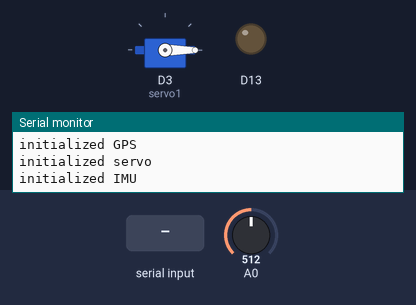
Bench run of a sketch on a simulated Arduino Due. Parts: servo, output pins drawn as LEDs (lit = HIGH), the last lines printed to the serial monitor. The inputs (shaded band) are chosen by the test bench; at power-on: A0 = 512.

Above: at 1.2 s.
1.3 s: "s90\n" received over Serial
At 2.5 s:
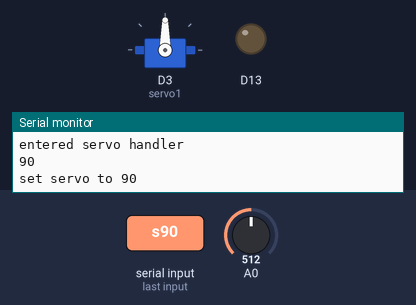
2.8 s: "s" received over Serial
At 3.7 s:
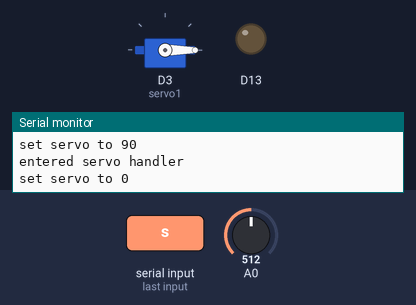
Timing chart, 0 to 5.8 s (numbered marks = the images above; inputs shaded):
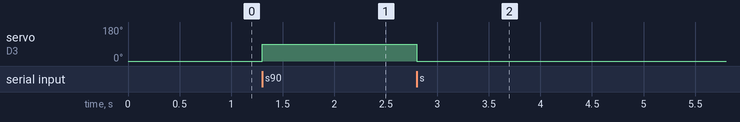

Measured:
- after the input at 1.3 s, servo on D3 (servo1): 0° → 90° at once
- after the input at 2.8 s, servo on D3 (servo1): 90° → 0° at once

The sketch:

NewSerialTest.ino
```cpp
#include <Wire.h>
//#include <MPU9250.h>
#include <Adafruit_GPS.h>
#include <Servo.h>
#include <Arduino.h>
#include <DueTimer.h>

Adafruit_GPS GPS(&Serial1);
//MPU9250 accelgyro;

Servo servo1;
int16_t ax, ay, az, gx, gy, gz, mx, my, mz;
float lat, lon;
uint16_t gps_ms;
unsigned  long enc_value = 0;
int servo_pos;

bool is_in_range; //if true, trigger when we see out-of-range value
int last_rising_edge; //ms
volatile unsigned int enc_distance = 0; // counts of the encoder

#define HYST_TRIG_HIGH 950 //TODO: Tune these based on OBSERVED values
#define HYST_TRIG_LOW 850
//#define WHEEL_CIR (10.0 * PI)
#define ADC_POLLING_PERIOD_US 1000 //1KHz polling rate
/*
 The following back-of-the-envelope calcultaions indicate max speed:
 Assume we must poll at least 50x per revolution in order to
 ALWAYS detect the magnet (this is conservative).
 Inches per Revolution = 31.415
 1KHz sample rate => 20 revolutions per second at 50 samples/rev
 628.3 inches per second => (approx) 37mph
 */

/* handler for timer interrupt during which ADC is polled */
void handler()
{
    int hall_value = analogRead(A0);

    if (is_in_range && (hall_value > HYST_TRIG_HIGH))
    {
        enc_distance += 1; //WHEEL_CIR;
        is_in_range = false;
    }
    else if (!is_in_range && (hall_value <= HYST_TRIG_LOW)) {
        is_in_range = true;
    }
}

void encoder_setup()
{
    noInterrupts();

    pinMode(A0, INPUT);

    is_in_range = false; //make sure we don't start at > 0 distance
    enc_distance = 0;

    Timer1.attachInterrupt(handler); //handler is a function pointer
    Timer1.start(ADC_POLLING_PERIOD_US);
    interrupts();
}

void setup()
{
	//noInterrupts();
	Serial.begin(115200);
  Serial.println("initialized serial");

	/* init GPS */
	GPS.begin(9600);
	Serial1.begin(9600);

	// Enable RMC
	GPS.sendCommand(PMTK_SET_NMEA_OUTPUT_RMCGGA);

	// Set the update rate
    GPS.sendCommand(PMTK_SET_NMEA_UPDATE_1HZ);   // 1 Hz update rate

	// Request updates on antenna status, comment out to keep quiet
    //GPS.sendCommand(PGCMD_ANTENNA);
  Serial.println("initialized GPS");
    pinMode(13, OUTPUT);

    servo1.attach(3);
	servo_pos = 0;
    servo1.write(servo_pos);
	Serial.println("initialized servo");
	/* init IMU */
	Wire.begin();
	//accelgyro.initialize();
  Serial.println("initialized IMU");
	encoder_setup();
	//interrupts();
}

void loop()
{
	char serial_buf[50];
	//accelgyro.getMotion9(&ax, &ay, &az, &gx, &gy, &gz, &mx, &my, &mz);
	char *GPS_resp;
	if (GPS.newNMEAreceived()){
		GPS.read();
		lat = GPS.latitude;
		lon = GPS.longitude;
		gps_ms = GPS.milliseconds;
		//GPS.parseNMEA(GPS.lastNMEA());
	}
  char ch = 0;
  if (Serial.available())
    ch = Serial.read();
	if (ch == 'r'){
		sprintf(serial_buf, ">%ld,%ld,%f,%f,%d,%d,%d,%d,%d,%d,%d,%d,%d,%d,%d\n",
			micros(), gps_ms, lat, lon, ax, ay, az, gx, gy, gz, mx, my, mz, enc_distance);
		Serial.write(serial_buf);
		Serial.flush();
	}
  if (ch == 's'){
    Serial.println("entered servo handler");
    char c;
    int i = 0;
    char buf[10];
    while (Serial.available() > 0){
      c = Serial.read();
      buf[i++] = c;
    }
    buf[i] = '\0';
    Serial.println(buf);
    servo_pos = atoi(buf);
    Serial.print("set servo to "); Serial.println(servo_pos);
    servo1.write(servo_pos);
    Serial.flush();
  }
	delay(10);
}
```
